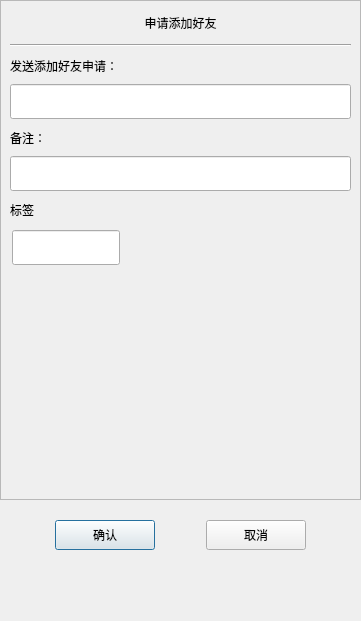
<?xml version="1.0" encoding="UTF-8"?>
<ui version="4.0">
 <class>ApplyFriend</class>
 <widget class="QDialog" name="ApplyFriend">
  <property name="geometry">
   <rect>
    <x>0</x>
    <y>0</y>
    <width>361</width>
    <height>621</height>
   </rect>
  </property>
  <property name="minimumSize">
   <size>
    <width>361</width>
    <height>621</height>
   </size>
  </property>
  <property name="maximumSize">
   <size>
    <width>361</width>
    <height>621</height>
   </size>
  </property>
  <property name="windowTitle">
   <string>Dialog</string>
  </property>
  <layout class="QVBoxLayout" name="verticalLayout">
   <property name="spacing">
    <number>0</number>
   </property>
   <property name="leftMargin">
    <number>0</number>
   </property>
   <property name="topMargin">
    <number>0</number>
   </property>
   <property name="rightMargin">
    <number>0</number>
   </property>
   <property name="bottomMargin">
    <number>0</number>
   </property>
   <item>
    <widget class="QScrollArea" name="scrollArea">
     <property name="minimumSize">
      <size>
       <width>0</width>
       <height>500</height>
      </size>
     </property>
     <property name="widgetResizable">
      <bool>true</bool>
     </property>
     <widget class="QWidget" name="scrollcontent">
      <property name="geometry">
       <rect>
        <x>0</x>
        <y>0</y>
        <width>359</width>
        <height>498</height>
       </rect>
      </property>
      <layout class="QVBoxLayout" name="verticalLayout_2">
       <property name="spacing">
        <number>0</number>
       </property>
       <property name="leftMargin">
        <number>0</number>
       </property>
       <property name="rightMargin">
        <number>0</number>
       </property>
       <item>
        <widget class="QLabel" name="apply_lb">
         <property name="minimumSize">
          <size>
           <width>0</width>
           <height>25</height>
          </size>
         </property>
         <property name="maximumSize">
          <size>
           <width>16777215</width>
           <height>25</height>
          </size>
         </property>
         <property name="text">
          <string>申请添加好友</string>
         </property>
         <property name="alignment">
          <set>Qt::AlignCenter</set>
         </property>
        </widget>
       </item>
       <item>
        <widget class="QWidget" name="apply_wid" native="true">
         <layout class="QVBoxLayout" name="verticalLayout_3">
          <item>
           <widget class="Line" name="line">
            <property name="orientation">
             <enum>Qt::Horizontal</enum>
            </property>
           </widget>
          </item>
          <item>
           <widget class="QLabel" name="label">
            <property name="minimumSize">
             <size>
              <width>0</width>
              <height>25</height>
             </size>
            </property>
            <property name="maximumSize">
             <size>
              <width>16777215</width>
              <height>25</height>
             </size>
            </property>
            <property name="text">
             <string>发送添加好友申请：</string>
            </property>
           </widget>
          </item>
          <item>
           <widget class="CustomizeEdit" name="name_ed">
            <property name="minimumSize">
             <size>
              <width>0</width>
              <height>35</height>
             </size>
            </property>
            <property name="maximumSize">
             <size>
              <width>16777215</width>
              <height>35</height>
             </size>
            </property>
           </widget>
          </item>
          <item>
           <widget class="QLabel" name="label_2">
            <property name="minimumSize">
             <size>
              <width>0</width>
              <height>25</height>
             </size>
            </property>
            <property name="maximumSize">
             <size>
              <width>16777215</width>
              <height>25</height>
             </size>
            </property>
            <property name="text">
             <string>备注：</string>
            </property>
           </widget>
          </item>
          <item>
           <widget class="CustomizeEdit" name="back_ed">
            <property name="minimumSize">
             <size>
              <width>0</width>
              <height>35</height>
             </size>
            </property>
            <property name="maximumSize">
             <size>
              <width>16777215</width>
              <height>35</height>
             </size>
            </property>
           </widget>
          </item>
          <item>
           <widget class="QLabel" name="label_3">
            <property name="minimumSize">
             <size>
              <width>0</width>
              <height>25</height>
             </size>
            </property>
            <property name="maximumSize">
             <size>
              <width>16777215</width>
              <height>25</height>
             </size>
            </property>
            <property name="text">
             <string>标签</string>
            </property>
           </widget>
          </item>
          <item>
           <widget class="QWidget" name="lb_group_wid" native="true">
            <property name="minimumSize">
             <size>
              <width>0</width>
              <height>50</height>
             </size>
            </property>
            <layout class="QVBoxLayout" name="verticalLayout_4">
             <property name="spacing">
              <number>0</number>
             </property>
             <property name="leftMargin">
              <number>0</number>
             </property>
             <property name="topMargin">
              <number>0</number>
             </property>
             <property name="rightMargin">
              <number>0</number>
             </property>
             <property name="bottomMargin">
              <number>0</number>
             </property>
             <item>
              <widget class="QWidget" name="gridWidget" native="true">
               <property name="minimumSize">
                <size>
                 <width>0</width>
                 <height>40</height>
                </size>
               </property>
               <property name="maximumSize">
                <size>
                 <width>16777215</width>
                 <height>40</height>
                </size>
               </property>
               <widget class="CustomizeEdit" name="lb_ed">
                <property name="geometry">
                 <rect>
                  <x>2</x>
                  <y>2</y>
                  <width>108</width>
                  <height>35</height>
                 </rect>
                </property>
                <property name="maximumSize">
                 <size>
                  <width>16777215</width>
                  <height>35</height>
                 </size>
                </property>
               </widget>
              </widget>
             </item>
             <item>
              <widget class="QWidget" name="input_tip_wid" native="true">
               <property name="minimumSize">
                <size>
                 <width>0</width>
                 <height>35</height>
                </size>
               </property>
               <property name="maximumSize">
                <size>
                 <width>16777215</width>
                 <height>35</height>
                </size>
               </property>
               <layout class="QVBoxLayout" name="verticalLayout_5">
                <property name="spacing">
                 <number>0</number>
                </property>
                <property name="leftMargin">
                 <number>0</number>
                </property>
                <property name="topMargin">
                 <number>0</number>
                </property>
                <property name="rightMargin">
                 <number>0</number>
                </property>
                <property name="bottomMargin">
                 <number>0</number>
                </property>
                <item>
                 <widget class="ClickedOnceLabel" name="tip_lb">
                  <property name="text">
                   <string/>
                  </property>
                 </widget>
                </item>
               </layout>
              </widget>
             </item>
            </layout>
           </widget>
          </item>
          <item>
           <widget class="QWidget" name="widget" native="true">
            <property name="minimumSize">
             <size>
              <width>0</width>
              <height>60</height>
             </size>
            </property>
            <property name="maximumSize">
             <size>
              <width>16777215</width>
              <height>16777215</height>
             </size>
            </property>
            <layout class="QHBoxLayout" name="horizontalLayout_2">
             <property name="spacing">
              <number>7</number>
             </property>
             <property name="leftMargin">
              <number>0</number>
             </property>
             <property name="topMargin">
              <number>0</number>
             </property>
             <property name="rightMargin">
              <number>0</number>
             </property>
             <property name="bottomMargin">
              <number>0</number>
             </property>
             <item>
              <widget class="QWidget" name="lb_list" native="true">
               <property name="minimumSize">
                <size>
                 <width>287</width>
                 <height>50</height>
                </size>
               </property>
               <property name="maximumSize">
                <size>
                 <width>287</width>
                 <height>1666666</height>
                </size>
               </property>
              </widget>
             </item>
             <item>
              <widget class="QWidget" name="more_lb_wid" native="true">
               <property name="minimumSize">
                <size>
                 <width>30</width>
                 <height>0</height>
                </size>
               </property>
               <property name="maximumSize">
                <size>
                 <width>30</width>
                 <height>16777215</height>
                </size>
               </property>
               <layout class="QVBoxLayout" name="verticalLayout_6">
                <item>
                 <spacer name="verticalSpacer_4">
                  <property name="orientation">
                   <enum>Qt::Vertical</enum>
                  </property>
                  <property name="sizeHint" stdset="0">
                   <size>
                    <width>20</width>
                    <height>40</height>
                   </size>
                  </property>
                 </spacer>
                </item>
                <item>
                 <widget class="ClickedOnceLabel" name="more_lb">
                  <property name="minimumSize">
                   <size>
                    <width>25</width>
                    <height>25</height>
                   </size>
                  </property>
                  <property name="maximumSize">
                   <size>
                    <width>25</width>
                    <height>25</height>
                   </size>
                  </property>
                  <property name="text">
                   <string/>
                  </property>
                  <property name="alignment">
                   <set>Qt::AlignCenter</set>
                  </property>
                 </widget>
                </item>
                <item>
                 <spacer name="verticalSpacer_3">
                  <property name="orientation">
                   <enum>Qt::Vertical</enum>
                  </property>
                  <property name="sizeHint" stdset="0">
                   <size>
                    <width>20</width>
                    <height>40</height>
                   </size>
                  </property>
                 </spacer>
                </item>
               </layout>
              </widget>
             </item>
            </layout>
           </widget>
          </item>
         </layout>
        </widget>
       </item>
      </layout>
     </widget>
    </widget>
   </item>
   <item>
    <spacer name="verticalSpacer_2">
     <property name="orientation">
      <enum>Qt::Vertical</enum>
     </property>
     <property name="sizeType">
      <enum>QSizePolicy::Fixed</enum>
     </property>
     <property name="sizeHint" stdset="0">
      <size>
       <width>20</width>
       <height>10</height>
      </size>
     </property>
    </spacer>
   </item>
   <item>
    <widget class="QWidget" name="apply_sure_wid" native="true">
     <property name="minimumSize">
      <size>
       <width>0</width>
       <height>50</height>
      </size>
     </property>
     <layout class="QHBoxLayout" name="horizontalLayout">
      <item>
       <spacer name="horizontalSpacer">
        <property name="orientation">
         <enum>Qt::Horizontal</enum>
        </property>
        <property name="sizeHint" stdset="0">
         <size>
          <width>34</width>
          <height>20</height>
         </size>
        </property>
       </spacer>
      </item>
      <item>
       <widget class="ClickedBtn" name="sure_btn">
        <property name="minimumSize">
         <size>
          <width>100</width>
          <height>30</height>
         </size>
        </property>
        <property name="text">
         <string>确认</string>
        </property>
       </widget>
      </item>
      <item>
       <spacer name="horizontalSpacer_2">
        <property name="orientation">
         <enum>Qt::Horizontal</enum>
        </property>
        <property name="sizeHint" stdset="0">
         <size>
          <width>34</width>
          <height>20</height>
         </size>
        </property>
       </spacer>
      </item>
      <item>
       <widget class="ClickedBtn" name="cancel_btn">
        <property name="minimumSize">
         <size>
          <width>100</width>
          <height>30</height>
         </size>
        </property>
        <property name="text">
         <string>取消</string>
        </property>
       </widget>
      </item>
      <item>
       <spacer name="horizontalSpacer_3">
        <property name="orientation">
         <enum>Qt::Horizontal</enum>
        </property>
        <property name="sizeHint" stdset="0">
         <size>
          <width>34</width>
          <height>20</height>
         </size>
        </property>
       </spacer>
      </item>
     </layout>
    </widget>
   </item>
   <item>
    <spacer name="verticalSpacer">
     <property name="orientation">
      <enum>Qt::Vertical</enum>
     </property>
     <property name="sizeHint" stdset="0">
      <size>
       <width>20</width>
       <height>40</height>
      </size>
     </property>
    </spacer>
   </item>
  </layout>
 </widget>
 <customwidgets>
  <customwidget>
   <class>ClickedBtn</class>
   <extends>QPushButton</extends>
   <header location="global">clickedbtn.h</header>
  </customwidget>
  <customwidget>
   <class>CustomizeEdit</class>
   <extends>QLineEdit</extends>
   <header location="global">customizeedit.h</header>
  </customwidget>
  <customwidget>
   <class>ClickedOnceLabel</class>
   <extends>QLabel</extends>
   <header location="global">clickedoncelabel.h</header>
  </customwidget>
 </customwidgets>
 <resources/>
 <connections/>
</ui>
